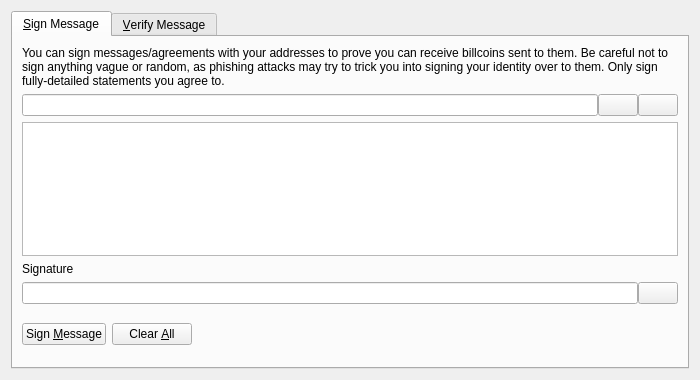
<?xml version="1.0" encoding="UTF-8"?>
<ui version="4.0">
 <class>SignVerifyMessageDialog</class>
 <widget class="QDialog" name="SignVerifyMessageDialog">
  <property name="geometry">
   <rect>
    <x>0</x>
    <y>0</y>
    <width>700</width>
    <height>380</height>
   </rect>
  </property>
  <property name="windowTitle">
   <string>Signatures - Sign / Verify a Message</string>
  </property>
  <property name="modal">
   <bool>true</bool>
  </property>
  <layout class="QVBoxLayout" name="verticalLayout">
   <item>
    <widget class="QTabWidget" name="tabWidget">
     <property name="currentIndex">
      <number>0</number>
     </property>
     <widget class="QWidget" name="tabSignMessage">
      <attribute name="title">
       <string>&amp;Sign Message</string>
      </attribute>
      <layout class="QVBoxLayout" name="verticalLayout_SM">
       <item>
        <widget class="QLabel" name="infoLabel_SM">
         <property name="text">
          <string>You can sign messages/agreements with your addresses to prove you can receive billcoins sent to them. Be careful not to sign anything vague or random, as phishing attacks may try to trick you into signing your identity over to them. Only sign fully-detailed statements you agree to.</string>
         </property>
         <property name="textFormat">
          <enum>Qt::PlainText</enum>
         </property>
         <property name="wordWrap">
          <bool>true</bool>
         </property>
        </widget>
       </item>
       <item>
        <layout class="QHBoxLayout" name="horizontalLayout_1_SM">
         <property name="spacing">
          <number>0</number>
         </property>
         <item>
          <widget class="QValidatedLineEdit" name="addressIn_SM">
           <property name="toolTip">
            <string>The Billcoin address to sign the message with</string>
           </property>
          </widget>
         </item>
         <item>
          <widget class="QPushButton" name="addressBookButton_SM">
           <property name="toolTip">
            <string>Choose previously used address</string>
           </property>
           <property name="text">
            <string/>
           </property>
           <property name="icon">
            <iconset resource="../bitcoin.qrc">
             <normaloff>:/icons/address-book</normaloff>:/icons/address-book</iconset>
           </property>
           <property name="shortcut">
            <string>Alt+A</string>
           </property>
           <property name="autoDefault">
            <bool>false</bool>
           </property>
          </widget>
         </item>
         <item>
          <widget class="QPushButton" name="pasteButton_SM">
           <property name="toolTip">
            <string>Paste address from clipboard</string>
           </property>
           <property name="text">
            <string/>
           </property>
           <property name="icon">
            <iconset resource="../bitcoin.qrc">
             <normaloff>:/icons/editpaste</normaloff>:/icons/editpaste</iconset>
           </property>
           <property name="shortcut">
            <string>Alt+P</string>
           </property>
           <property name="autoDefault">
            <bool>false</bool>
           </property>
          </widget>
         </item>
        </layout>
       </item>
       <item>
        <widget class="QPlainTextEdit" name="messageIn_SM">
         <property name="toolTip">
          <string>Enter the message you want to sign here</string>
         </property>
        </widget>
       </item>
       <item>
        <widget class="QLabel" name="signatureLabel_SM">
         <property name="text">
          <string>Signature</string>
         </property>
         <property name="textFormat">
          <enum>Qt::PlainText</enum>
         </property>
        </widget>
       </item>
       <item>
        <layout class="QHBoxLayout" name="horizontalLayout_2_SM">
         <property name="spacing">
          <number>0</number>
         </property>
         <item>
          <widget class="QLineEdit" name="signatureOut_SM">
           <property name="font">
            <font>
             <italic>true</italic>
            </font>
           </property>
           <property name="readOnly">
            <bool>true</bool>
           </property>
          </widget>
         </item>
         <item>
          <widget class="QPushButton" name="copySignatureButton_SM">
           <property name="toolTip">
            <string>Copy the current signature to the system clipboard</string>
           </property>
           <property name="text">
            <string/>
           </property>
           <property name="icon">
            <iconset resource="../bitcoin.qrc">
             <normaloff>:/icons/editcopy</normaloff>:/icons/editcopy</iconset>
           </property>
           <property name="autoDefault">
            <bool>false</bool>
           </property>
          </widget>
         </item>
        </layout>
       </item>
       <item>
        <layout class="QHBoxLayout" name="horizontalLayout_3_SM">
         <item>
          <widget class="QPushButton" name="signMessageButton_SM">
           <property name="toolTip">
            <string>Sign the message to prove you own this Billcoin address</string>
           </property>
           <property name="text">
            <string>Sign &amp;Message</string>
           </property>
           <property name="icon">
            <iconset resource="../bitcoin.qrc">
             <normaloff>:/icons/edit</normaloff>:/icons/edit</iconset>
           </property>
           <property name="autoDefault">
            <bool>false</bool>
           </property>
          </widget>
         </item>
         <item>
          <widget class="QPushButton" name="clearButton_SM">
           <property name="toolTip">
            <string>Reset all sign message fields</string>
           </property>
           <property name="text">
            <string>Clear &amp;All</string>
           </property>
           <property name="icon">
            <iconset resource="../bitcoin.qrc">
             <normaloff>:/icons/remove</normaloff>:/icons/remove</iconset>
           </property>
           <property name="autoDefault">
            <bool>false</bool>
           </property>
          </widget>
         </item>
         <item>
          <spacer name="horizontalSpacer_1_SM">
           <property name="orientation">
            <enum>Qt::Horizontal</enum>
           </property>
           <property name="sizeHint" stdset="0">
            <size>
             <width>40</width>
             <height>48</height>
            </size>
           </property>
          </spacer>
         </item>
         <item>
          <widget class="QLabel" name="statusLabel_SM">
           <property name="font">
            <font>
             <weight>75</weight>
             <bold>true</bold>
            </font>
           </property>
           <property name="text">
            <string/>
           </property>
           <property name="wordWrap">
            <bool>true</bool>
           </property>
          </widget>
         </item>
         <item>
          <spacer name="horizontalSpacer_2_SM">
           <property name="orientation">
            <enum>Qt::Horizontal</enum>
           </property>
           <property name="sizeHint" stdset="0">
            <size>
             <width>40</width>
             <height>48</height>
            </size>
           </property>
          </spacer>
         </item>
        </layout>
       </item>
      </layout>
     </widget>
     <widget class="QWidget" name="tabVerifyMessage">
      <attribute name="title">
       <string>&amp;Verify Message</string>
      </attribute>
      <layout class="QVBoxLayout" name="verticalLayout_VM">
       <item>
        <widget class="QLabel" name="infoLabel_VM">
         <property name="text">
          <string>Enter the receiver's address, message (ensure you copy line breaks, spaces, tabs, etc. exactly) and signature below to verify the message. Be careful not to read more into the signature than what is in the signed message itself, to avoid being tricked by a man-in-the-middle attack. Note that this only proves the signing party receives with the address, it cannot prove sendership of any transaction!</string>
         </property>
         <property name="textFormat">
          <enum>Qt::PlainText</enum>
         </property>
         <property name="alignment">
          <set>Qt::AlignLeading|Qt::AlignLeft|Qt::AlignTop</set>
         </property>
         <property name="wordWrap">
          <bool>true</bool>
         </property>
        </widget>
       </item>
       <item>
        <layout class="QHBoxLayout" name="horizontalLayout_1_VM">
         <property name="spacing">
          <number>0</number>
         </property>
         <item>
          <widget class="QValidatedLineEdit" name="addressIn_VM">
           <property name="toolTip">
            <string>The Billcoin address the message was signed with</string>
           </property>
          </widget>
         </item>
         <item>
          <widget class="QPushButton" name="addressBookButton_VM">
           <property name="toolTip">
            <string>Choose previously used address</string>
           </property>
           <property name="text">
            <string/>
           </property>
           <property name="icon">
            <iconset resource="../bitcoin.qrc">
             <normaloff>:/icons/address-book</normaloff>:/icons/address-book</iconset>
           </property>
           <property name="shortcut">
            <string>Alt+A</string>
           </property>
           <property name="autoDefault">
            <bool>false</bool>
           </property>
          </widget>
         </item>
        </layout>
       </item>
       <item>
        <widget class="QPlainTextEdit" name="messageIn_VM"/>
       </item>
       <item>
        <widget class="QValidatedLineEdit" name="signatureIn_VM"/>
       </item>
       <item>
        <layout class="QHBoxLayout" name="horizontalLayout_2_VM">
         <item>
          <widget class="QPushButton" name="verifyMessageButton_VM">
           <property name="toolTip">
            <string>Verify the message to ensure it was signed with the specified Billcoin address</string>
           </property>
           <property name="text">
            <string>Verify &amp;Message</string>
           </property>
           <property name="icon">
            <iconset resource="../bitcoin.qrc">
             <normaloff>:/icons/transaction_0</normaloff>:/icons/transaction_0</iconset>
           </property>
           <property name="autoDefault">
            <bool>false</bool>
           </property>
          </widget>
         </item>
         <item>
          <widget class="QPushButton" name="clearButton_VM">
           <property name="toolTip">
            <string>Reset all verify message fields</string>
           </property>
           <property name="text">
            <string>Clear &amp;All</string>
           </property>
           <property name="icon">
            <iconset resource="../bitcoin.qrc">
             <normaloff>:/icons/remove</normaloff>:/icons/remove</iconset>
           </property>
           <property name="autoDefault">
            <bool>false</bool>
           </property>
          </widget>
         </item>
         <item>
          <spacer name="horizontalSpacer_1_VM">
           <property name="orientation">
            <enum>Qt::Horizontal</enum>
           </property>
           <property name="sizeHint" stdset="0">
            <size>
             <width>40</width>
             <height>48</height>
            </size>
           </property>
          </spacer>
         </item>
         <item>
          <widget class="QLabel" name="statusLabel_VM">
           <property name="font">
            <font>
             <weight>75</weight>
             <bold>true</bold>
            </font>
           </property>
           <property name="text">
            <string/>
           </property>
           <property name="wordWrap">
            <bool>true</bool>
           </property>
          </widget>
         </item>
         <item>
          <spacer name="horizontalSpacer_2_VM">
           <property name="orientation">
            <enum>Qt::Horizontal</enum>
           </property>
           <property name="sizeHint" stdset="0">
            <size>
             <width>40</width>
             <height>48</height>
            </size>
           </property>
          </spacer>
         </item>
        </layout>
       </item>
      </layout>
     </widget>
    </widget>
   </item>
  </layout>
 </widget>
 <customwidgets>
  <customwidget>
   <class>QValidatedLineEdit</class>
   <extends>QLineEdit</extends>
   <header>qt/qvalidatedlineedit.h</header>
  </customwidget>
 </customwidgets>
 <resources>
  <include location="../bitcoin.qrc"/>
 </resources>
 <connections/>
</ui>
